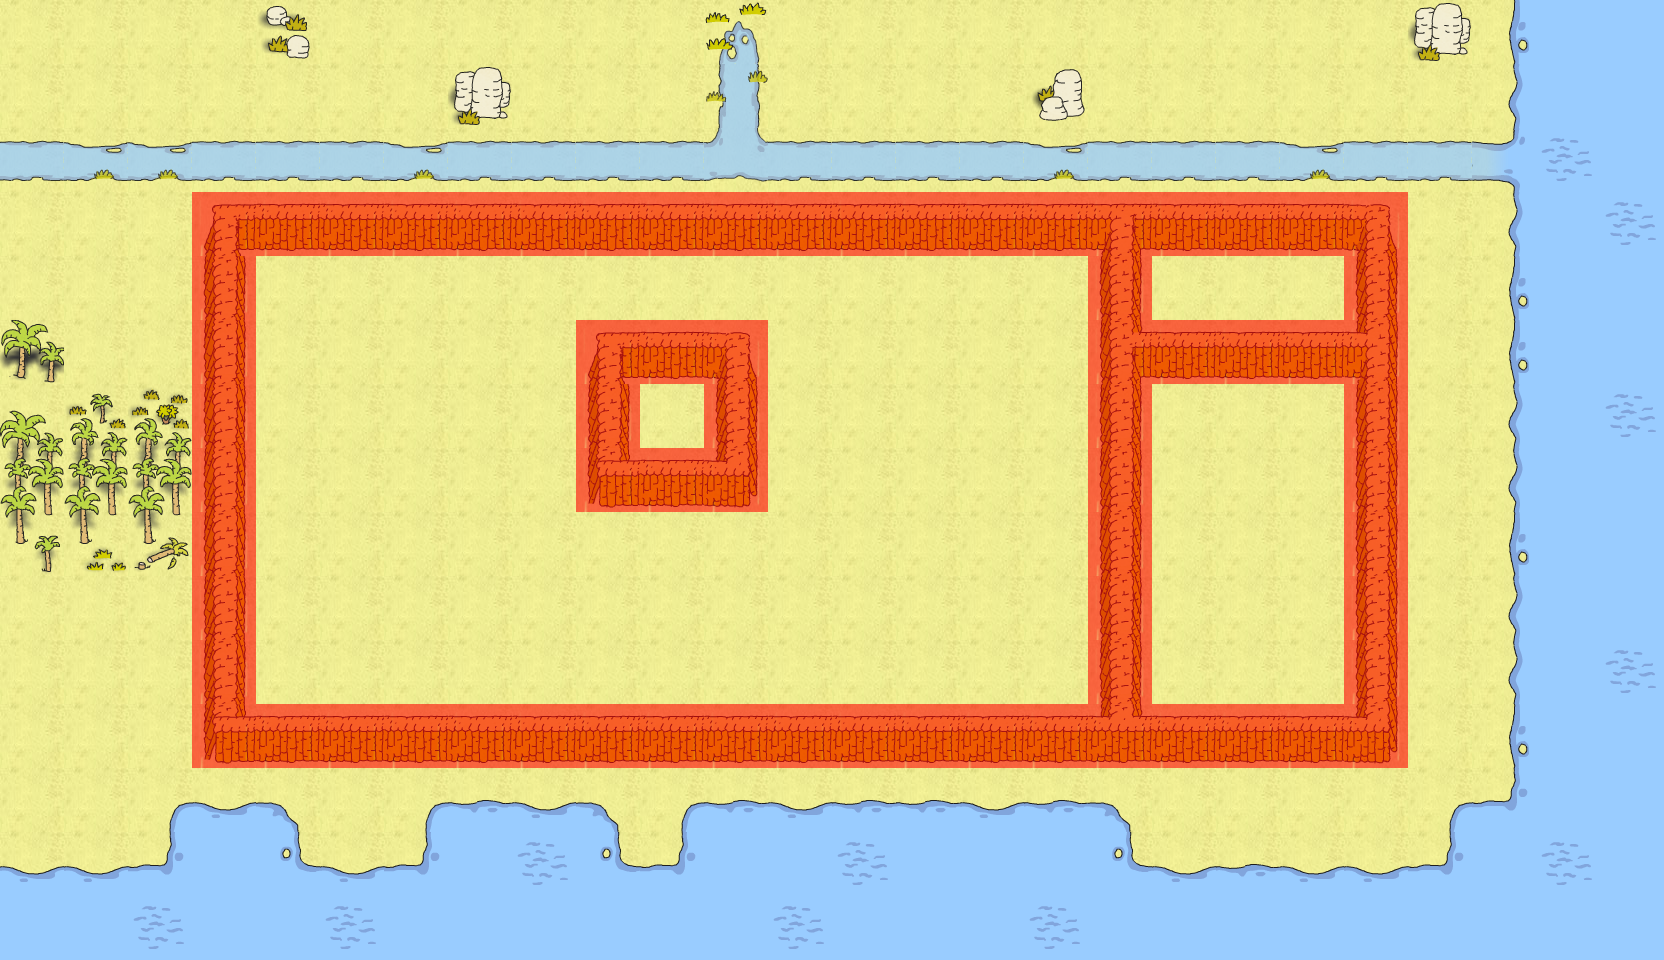

Tiled map render using the project's own tile images. Description and the map definition, with tile-layer contents summarised, below:
An orthogonal 26x15 tile map with 64x64 px tiles, 6 tile layers (TL1a, TL1b, SpecialLayer, TL2, ...), 7 tilesets and 7 objects (characters/player/player_one, boulder/boulder_one, boulder/boulder_two, boulder/boulder_three, boulder/boulder_four, ...).

<map version="1.0" orientation="orthogonal" width="26" height="15" tilewidth="64" tileheight="64">
 <tileset firstgid="1" name="water" tilewidth="64" tileheight="64">
  <image source="../../../../tiles/water.png" width="320" height="1216" />
 </tileset>
 <tileset firstgid="96" name="jungle" tilewidth="64" tileheight="64">
  <image source="../../../../tiles/jungle.png" width="320" height="1216" />
 </tileset>
 <tileset firstgid="191" name="paths" tilewidth="64" tileheight="64">
  <image source="../../../../tiles/paths.png" width="320" height="1216" />
 </tileset>
 <tileset firstgid="286" name="objects" tilewidth="64" tileheight="64">
  <image source="../../../../tiles/objects.png" width="320" height="1216" />
 </tileset>
 <tileset firstgid="381" name="sand" tilewidth="64" tileheight="64">
  <image source="../../../../tiles/sand.png" width="320" height="1216" />
 </tileset>
 <tileset firstgid="476" name="walls" tilewidth="64" tileheight="64">
  <image source="../../../../tiles/walls.png" width="320" height="1216" />
 </tileset>
 <tileset firstgid="571" name="special" tilewidth="64" tileheight="64">
  <image source="../../../../tiles/special.png" width="320" height="1216" />
 </tileset>
 <layer name="TL1a" width="26" height="15">
  <data>[390 cells, 390 non-empty, 1 distinct tile ids]</data>
 </layer>
 <layer name="TL1b" width="26" height="15">
  <data>[390 cells, 216 non-empty, 37 distinct tile ids]</data>
 </layer>
 <layer name="SpecialLayer" width="26" height="15">
  <data>[390 cells, 70 non-empty, 1 distinct tile ids]</data>
 </layer>
 <objectgroup name="OL1" width="26" height="15">
  <object name="characters/player/player_one" gid="286" x="256" y="640" />
  <object name="boulder/boulder_one" gid="292" x="640" y="640" />
  <object name="boulder/boulder_two" gid="292" x="640" y="448" />
  <object name="boulder/boulder_three" gid="292" x="1152" y="576" />
  <object name="boulder/boulder_four" gid="292" x="1216" y="512" />
  <object name="boulder/boulder_five" gid="292" x="1280" y="576" />
  <object name="portal/portal_one" gid="293" x="1216" y="320" />
 </objectgroup>
 <layer name="TL2" width="26" height="15">
  <data>[390 cells, 0 non-empty, 0 distinct tile ids]</data>
 </layer>
 <layer name="CL2" width="26" height="15">
  <data>[390 cells, 0 non-empty, 0 distinct tile ids]</data>
 </layer>
 <layer name="OL2" width="26" height="15">
  <data>[390 cells, 0 non-empty, 0 distinct tile ids]</data>
 </layer>
</map>
